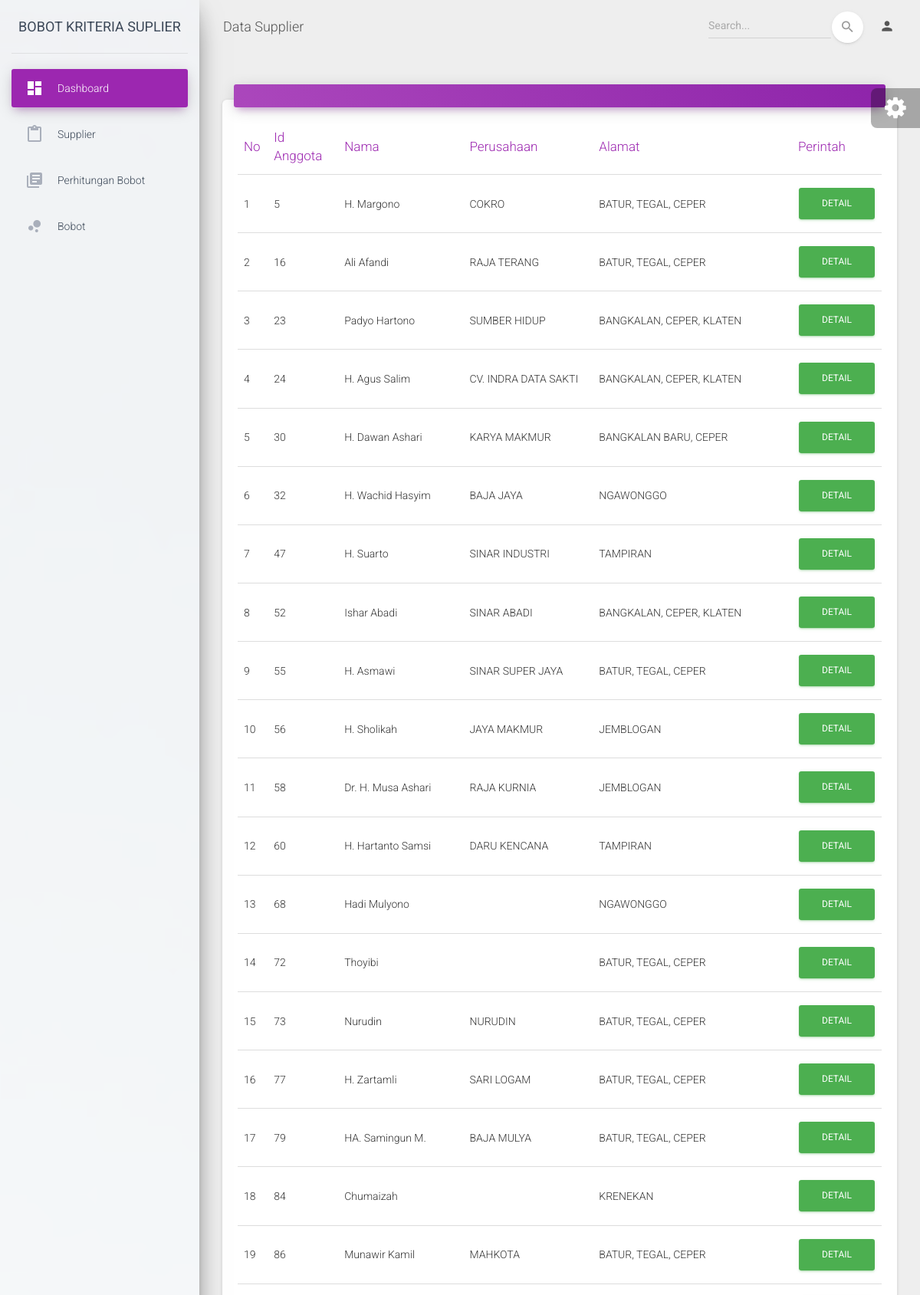
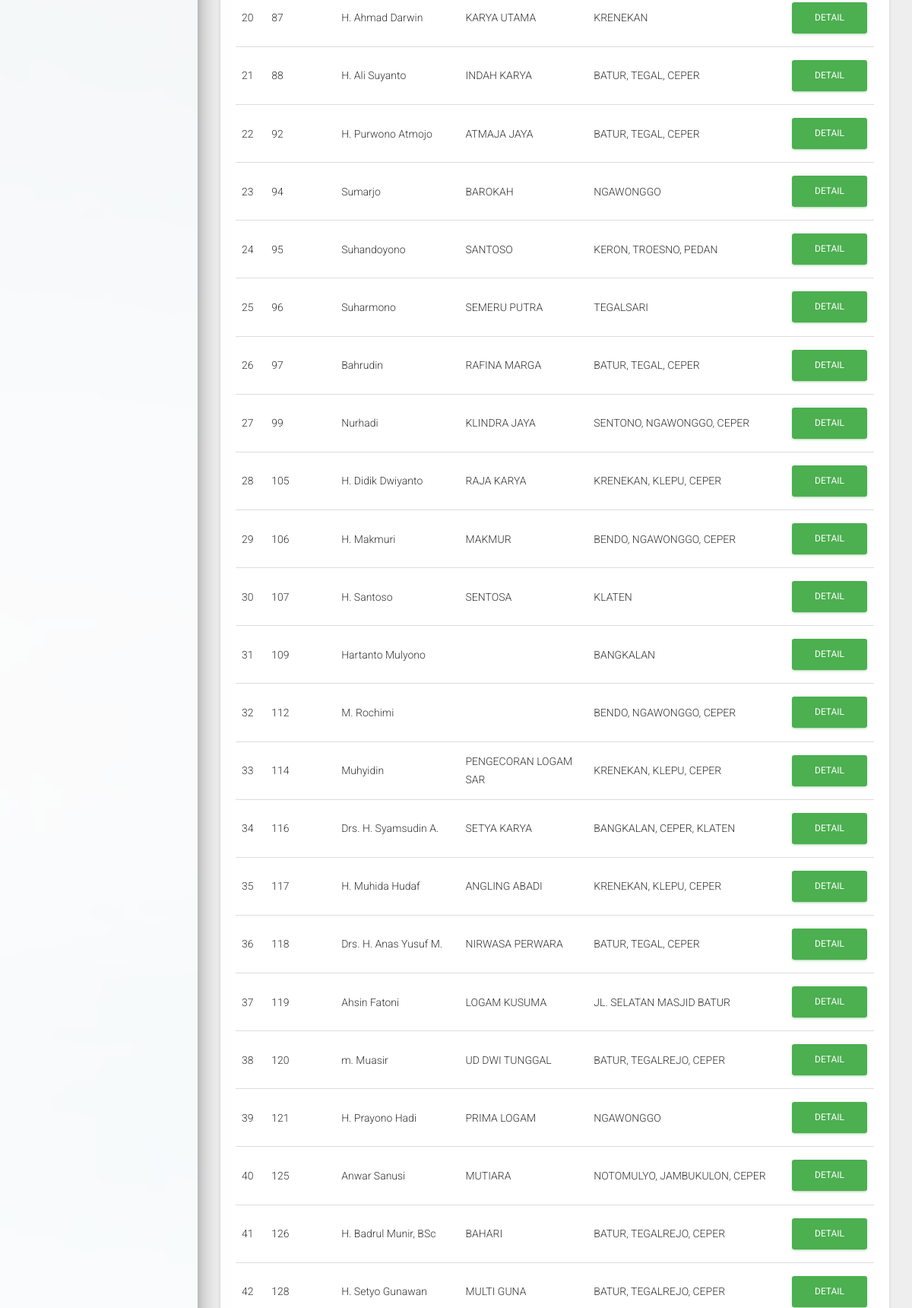
The page /index.php/welcome/supplier (upper part) on the database its author committed (2 pictures, top to bottom).
### tables this page shows
CREATE TABLE `tb_supplier` (
  `id_anggota` int(11) NOT NULL,
  `nama_anggota` varchar(255) NOT NULL,
  `nama_perusahaan` varchar(255) NOT NULL,
  `alamat` text NOT NULL
);

### application/controllers/Welcome.php (called while the page is built, shortened)
<?php
class Welcome extends CI_Controller
{
	public function __construct()
	{
		$this->load->model("supplier_model");
	}
	public function supplier()
	{
		$data['title'] = 'Data Supplier';
		$data['supplier'] = $this->supplier_model->getAll();
		$this->load->view('_partials/head', $data);
		$this->load->view('_partials/sidebar', $data);
		$this->load->view('_partials/topbar', $data);
		$this->load->view('supplier', $data);
		$this->load->view('_partials/foot', $data);
	}
}

### index.php (called while the page is built, shortened)
<?php
require_once BASEPATH.'core/CodeIgniter.php';

### application/models/Supplier_model.php (called while the page is built, shortened)
<?php defined('BASEPATH') or exit('No direct script access allowed');
class Supplier_model extends CI_Model
{
    private $_table = "tb_supplier";
    public function getAll()
    {
        return $this->db->get($this->_table)->result();
    }
}

### application/views/supplier.php (the view, shortened to what this page needs)
<div class="content">
    <div class="container-fluid">
        <div class="row">
            <div class="col-md-12">
                <div class="card">
                    <div class="card-header card-header-primary">
                    </div>
                    <div class="card-body">
                        <div class="table-responsive">
                            <table class="table">
                                <thead class=" text-primary">
                                    <th>
                                        No
                                    </th>
                                    <th>
                                        Id Anggota
                                    </th>
                                    <th>
                                        Nama
                                    </th>
                                    <th>
                                        Perusahaan
                                    </th>
                                    <th>
                                        Alamat
                                    </th>
                                    <th>
                                        Perintah
                                    </th>
                                </thead>
                                <tbody>
                                    <?php
                                    $no = 1;
                                    foreach ($supplier as $sup) :
                                    ?>
                                        <tr>
                                            <td>
                                                <?php
                                                echo $no++;
                                                ?>
                                            </td>
                                            <td>
                                                <?php echo $sup->id_anggota?>
                                            </td>
                                            <td>
                                                <?php echo $sup->nama_anggota ?>
                                            </td>
                                            <td>
                                                <?php echo $sup->nama_perusahaan ?>
                                            </td>
                                            <td>
                                                <?php echo $sup->alamat ?>
                                            </td>
                                            <td>
                                                <a class="btn btn-success" href="<?= base_url('welcome/update_supplier/'.$sup->id_anggota) ?>">DETAIL</a>
                                            </td>
                                        </tr>
                                    <?php endforeach; ?>
                                </tbody>
                            </table>
                        </div>
                    </div>
                </div>
            </div>
        </div>
    </div>
</div>

### application/views/_partials/head.php (shortened to what this page needs)
<!DOCTYPE html>
<html lang="en">
<head>
    <link rel="stylesheet" href="https://maxcdn.bootstrapcdn.com/font-awesome/latest/css/font-awesome.min.css">
    <link href="<?= base_url() ?>/assets/css/material-dashboard.css?v=2.1.2" rel="stylesheet" />
    <link href="<?= base_url() ?>/assets/demo/demo.css" rel="stylesheet" />
</head>
<body class="">
    <div class="wrapper ">

### application/views/_partials/sidebar.php
<div class="sidebar" data-color="purple" data-background-color="white" data-image="../assets/img/sidebar-1.jpg">
    <div class="logo"><a href="<?= site_url() ?>" class="simple-text logo-normal">
            Bobot Kriteria Suplier
        </a></div>
    <div class="sidebar-wrapper">
        <ul class="nav">
            <li class="nav-item active  ">
                <a class="nav-link" href="<?= base_url() ?>">
                    <i class="material-icons">dashboard</i>
                    <p>Dashboard</p>
                </a>
            </li>
            <?php if (isset($_SESSION['email'])) : ?>
                <li class="nav-item ">
                    <a class="nav-link" href="<?= base_url('welcome/profil') ?>">
                        <i class="material-icons">person</i>
                        <p>User Profile</p>
                    </a>
                </li>
                <li class="nav-item ">
                    <a class="nav-link" href="<?= base_url('welcome/supplier') ?>">
                        <i class="material-icons">content_paste</i>
                        <p>Supplier</p>
                    </a>
                </li>
                <li class="nav-item ">
                    <a class="nav-link" href="<?= base_url('welcome/hitung') ?>">
                        <i class="material-icons">library_books</i>
                        <p>Perhitungan Bobot</p>
                    </a>
                </li>
                <li class="nav-item ">
                    <a class="nav-link" href="<?= base_url() ?>">
                        <i class="material-icons">bubble_chart</i>
                        <p>Bobot</p>
                    </a>
                </li>
            <?php else : ?>
                <li class="nav-item ">
                    <a class="nav-link" href="<?= base_url('welcome/supplier') ?>">
                        <i class="material-icons">content_paste</i>
                        <p>Supplier</p>
                    </a>
                </li>
                <li class="nav-item ">
                    <a class="nav-link" href="<?= base_url('welcome/hitung') ?>">
                        <i class="material-icons">library_books</i>
                        <p>Perhitungan Bobot</p>
                    </a>
                </li>
            <?php endif; ?>
            <li class="nav-item ">
                <a class="nav-link" href="<?= base_url() ?>">
                    <i class="material-icons">bubble_chart</i>
                    <p>Bobot</p>
                </a>
            </li>
        </ul>
    </div>
</div>

### application/views/_partials/topbar.php (shortened to what this page needs)
<div class="main-panel">
    <nav class="navbar navbar-expand-lg navbar-transparent navbar-absolute fixed-top ">
        <div class="container-fluid">
            <div class="navbar-wrapper">
                <a class="navbar-brand" href="javascript:;"><?= $title ?></a>
            </div>
            <div class="collapse navbar-collapse justify-content-end">
                <form class="navbar-form">
                    <div class="input-group no-border">
                        <input type="text" value="" class="form-control" placeholder="Search...">
                        <button type="submit" class="btn btn-white btn-round btn-just-icon">
                            <i class="material-icons">search</i>
                            <div class="ripple-container"></div>
                        </button>
                    </div>
                </form>
                <ul class="navbar-nav">
                    <li class="nav-item dropdown">
                        <a class="nav-link" href="javascript:;" id="navbarDropdownProfile" data-toggle="dropdown" aria-haspopup="true" aria-expanded="false">
                            <i class="material-icons">person</i>
                        </a>
                    </li>
                </ul>
            </div>
        </div>
    </nav>

### application/views/_partials/foot.php (shortened to what this page needs)
</div>
</div>
<div class="fixed-plugin">
    <div class="dropdown show-dropdown">
        <a href="#" data-toggle="dropdown">
            <i class="fa fa-cog fa-2x"> </i>
        </a>
    </div>
</div>
</body>
</html>

### rows shown on the page
tb_supplier: id_anggota "5", nama_anggota "H. Margono", nama_perusahaan "COKRO", alamat "BATUR, TEGAL, CEPER"
tb_supplier: id_anggota "16", nama_anggota "Ali Afandi", nama_perusahaan "RAJA TERANG", alamat "BATUR, TEGAL, CEPER"
tb_supplier: id_anggota "23", nama_anggota "Padyo Hartono", nama_perusahaan "SUMBER HIDUP", alamat "BANGKALAN, CEPER, KLATEN"
tb_supplier: id_anggota "24", nama_anggota "H. Agus Salim", nama_perusahaan "CV. INDRA DATA SAKTI", alamat "BANGKALAN, CEPER, KLATEN"
tb_supplier: id_anggota "30", nama_anggota "H. Dawan Ashari", nama_perusahaan "KARYA MAKMUR", alamat "BANGKALAN BARU, CEPER"
tb_supplier: id_anggota "32", nama_anggota "H. Wachid Hasyim", nama_perusahaan "BAJA JAYA", alamat "NGAWONGGO"
tb_supplier: id_anggota "47", nama_anggota "H. Suarto", nama_perusahaan "SINAR INDUSTRI", alamat "TAMPIRAN"
tb_supplier: id_anggota "52", nama_anggota "Ishar Abadi", nama_perusahaan "SINAR ABADI", alamat "BANGKALAN, CEPER, KLATEN"
tb_supplier: id_anggota "55", nama_anggota "H. Asmawi", nama_perusahaan "SINAR SUPER JAYA", alamat "BATUR, TEGAL, CEPER"
tb_supplier: id_anggota "56", nama_anggota "H. Sholikah", nama_perusahaan "JAYA MAKMUR", alamat "JEMBLOGAN"
tb_supplier: id_anggota "58", nama_anggota "Dr. H. Musa Ashari", nama_perusahaan "RAJA KURNIA", alamat "JEMBLOGAN"
tb_supplier: id_anggota "60", nama_anggota "H. Hartanto Samsi", nama_perusahaan "DARU KENCANA", alamat "TAMPIRAN"
tb_supplier: id_anggota "68", nama_anggota "Hadi Mulyono", alamat "NGAWONGGO"
tb_supplier: id_anggota "72", nama_anggota "Thoyibi", alamat "BATUR, TEGAL, CEPER"
tb_supplier: id_anggota "73", nama_anggota "Nurudin", nama_perusahaan "NURUDIN", alamat "BATUR, TEGAL, CEPER"
tb_supplier: id_anggota "77", nama_anggota "H. Zartamli", nama_perusahaan "SARI LOGAM", alamat "BATUR, TEGAL, CEPER"
tb_supplier: id_anggota "79", nama_anggota "HA. Samingun M.", nama_perusahaan "BAJA MULYA", alamat "BATUR, TEGAL, CEPER"
tb_supplier: id_anggota "84", nama_anggota "Chumaizah", alamat "KRENEKAN"
tb_supplier: id_anggota "86", nama_anggota "Munawir Kamil", nama_perusahaan "MAHKOTA", alamat "BATUR, TEGAL, CEPER"
tb_supplier: id_anggota "87", nama_anggota "H. Ahmad Darwin", nama_perusahaan "KARYA UTAMA", alamat "KRENEKAN"
tb_supplier: id_anggota "88", nama_anggota "H. Ali Suyanto", nama_perusahaan "INDAH KARYA", alamat "BATUR, TEGAL, CEPER"
tb_supplier: id_anggota "92", nama_anggota "H. Purwono Atmojo", nama_perusahaan "ATMAJA JAYA", alamat "BATUR, TEGAL, CEPER"
tb_supplier: id_anggota "94", nama_anggota "Sumarjo", nama_perusahaan "BAROKAH", alamat "NGAWONGGO"
tb_supplier: id_anggota "95", nama_anggota "Suhandoyono", nama_perusahaan "SANTOSO", alamat "KERON, TROESNO, PEDAN"
tb_supplier: id_anggota "96", nama_anggota "Suharmono", nama_perusahaan "SEMERU PUTRA", alamat "TEGALSARI"
tb_supplier: id_anggota "97", nama_anggota "Bahrudin", nama_perusahaan "RAFINA MARGA", alamat "BATUR, TEGAL, CEPER"
tb_supplier: id_anggota "99", nama_anggota "Nurhadi", nama_perusahaan "KLINDRA JAYA", alamat "SENTONO, NGAWONGGO, CEPER"
tb_supplier: id_anggota "105", nama_anggota "H. Didik Dwiyanto", nama_perusahaan "RAJA KARYA", alamat "KRENEKAN, KLEPU, CEPER"
tb_supplier: id_anggota "106", nama_anggota "H. Makmuri", nama_perusahaan "MAKMUR", alamat "BENDO, NGAWONGGO, CEPER"
tb_supplier: id_anggota "107", nama_anggota "H. Santoso", nama_perusahaan "SENTOSA", alamat "KLATEN"
tb_supplier: id_anggota "109", nama_anggota "Hartanto Mulyono", alamat "BANGKALAN"
tb_supplier: id_anggota "112", nama_anggota "M. Rochimi", alamat "BENDO, NGAWONGGO, CEPER"
tb_supplier: id_anggota "114", nama_anggota "Muhyidin", nama_perusahaan "PENGECORAN LOGAM SAR", alamat "KRENEKAN, KLEPU, CEPER"
tb_supplier: id_anggota "116", nama_anggota "Drs. H. Syamsudin A.", nama_perusahaan "SETYA KARYA", alamat "BANGKALAN, CEPER, KLATEN"
tb_supplier: id_anggota "117", nama_anggota "H. Muhida Hudaf", nama_perusahaan "ANGLING ABADI", alamat "KRENEKAN, KLEPU, CEPER"
tb_supplier: id_anggota "118", nama_anggota "Drs. H. Anas Yusuf M.", nama_perusahaan "NIRWASA PERWARA", alamat "BATUR, TEGAL, CEPER"
tb_supplier: id_anggota "119", nama_anggota "Ahsin Fatoni", nama_perusahaan "LOGAM KUSUMA", alamat "JL. SELATAN MASJID BATUR"
tb_supplier: id_anggota "120", nama_anggota "m. Muasir", nama_perusahaan "UD DWI TUNGGAL", alamat "BATUR, TEGALREJO, CEPER"
tb_supplier: id_anggota "121", nama_anggota "H. Prayono Hadi", nama_perusahaan "PRIMA LOGAM", alamat "NGAWONGGO"
tb_supplier: id_anggota "125", nama_anggota "Anwar Sanusi", nama_perusahaan "MUTIARA", alamat "NOTOMULYO, JAMBUKULON, CEPER"
tb_supplier: id_anggota "126", nama_anggota "H. Badrul Munir, BSc", nama_perusahaan "BAHARI", alamat "BATUR, TEGALREJO, CEPER"
tb_supplier: id_anggota "128", nama_anggota "H. Setyo Gunawan", nama_perusahaan "MULTI GUNA", alamat "BATUR, TEGALREJO, CEPER"

### other values the page prints
$title "Data Supplier"
